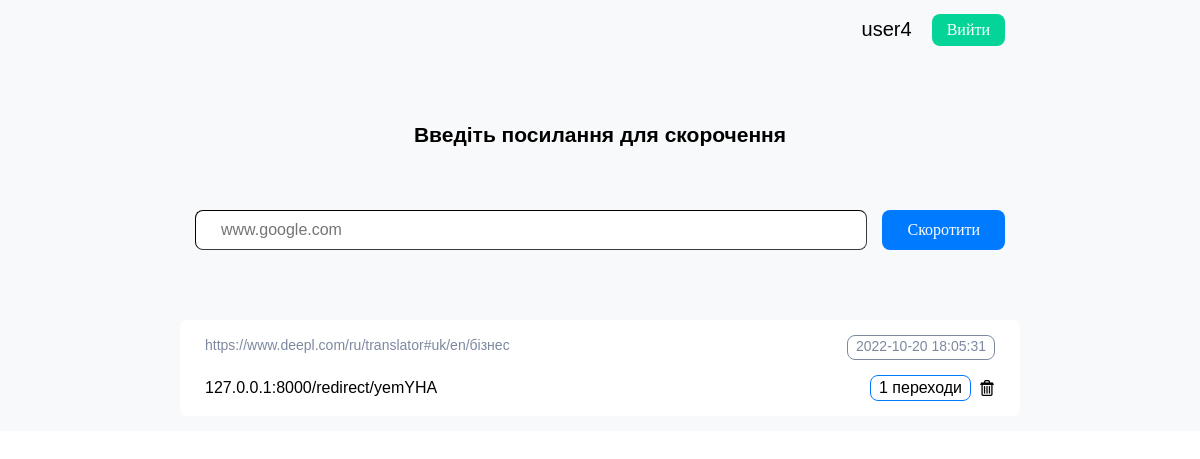
The app's page / (signed in) with its own data.
### urlshorded/models.py (models this page shows, shortened)
class Links(models.Model):
    main_links = models.TextField(blank=False)
    short_links = models.TextField(blank=False)
    deleted = models.BooleanField(default=False)
    owner_id = models.ForeignKey(User, on_delete=models.CASCADE, null=True)
    owner_ip = models.ForeignKey('Guests', on_delete=models.CASCADE, null=True)
    def get_user_data(self, id_user: int):
        list_items = Links.objects.raw(
            f'SELECT *, (SELECT  count(id_links_id) FROM  urlshorded_clicktolinks WHERE id_links_id=urlshorded_links.id GROUP BY (id_links_id))  as cliks, (SELECT time_visit FROM urlshorded_clicktolinks WHERE id_links_id=urlshorded_links.id ORDER BY time_visit DESC LIMIT 1) as time_visit  FROM urlshorded_links WHERE (owner_id_id={id_user} AND  deleted=False) ORDER BY id DESC'
        )
        return list_items

### urlshorded/views.py (the view)
# urls.py: path('', homepage, name='home'),
def homepage(request):
    if handler_post_request_in_url_form(request) is not None:
        return redirect('home')
    return render(request=request,
                  template_name='urlshorded/index.html',
                  context=get_context_for_homepage(request))

### urlshorded/forms.py
class GetUrlForm(forms.Form):
    main_links = forms.CharField(label='', widget=forms.TextInput(attrs={'class': 'form_for_ulr',
                                                                         'placeholder': "www.google.com",
                                                                         }))

### urlshorded/other.py (called while the page is built)
def get_client_ip(request) -> str:
    x_forwarded_for = request.META.get('HTTP_X_FORWARDED_FOR')
    if x_forwarded_for:
        ip = x_forwarded_for.split(',')[0]
    else:
        ip = request.META.get('REMOTE_ADDR')
    return ip

def get_items_list(request):
    listcon = Links()
    guestcon = Guests()
    guest_ip = get_client_ip(request)
    if request.user.is_authenticated:
        return listcon.get_user_data(request.user.id)
    else:
        if guestcon.find_guest(guest_ip):
            return listcon.get_guest_data(guest_ip)
        else:
            guestcon.add_new_guest(guest_ip)

def handler_post_request_in_url_form(request):
    if request.method == 'POST':
        form = GetUrlForm(request.POST)
        if form.is_valid():
            add_new_url(request, form.cleaned_data['main_links'],)
            return True

def get_context_for_homepage(request) -> dict:
    return {
        'list_items': get_items_list(request),
        'form': GetUrlForm(),
    }

### urlshorded/templates/urlshorded/index.html (shortened to what this page needs)
{% load static %}
<!DOCTYPE html>
<html>
<head>
	<link rel="stylesheet" type="text/css" href="{% static 'urlshorded/css/style.css' %}">
</head>
<body>
<div class="main_page">
	<div class="conteiner">
		<div class="head">
			<div class="userbar" style="display:flex;">
				{% if request.user.is_authenticated %}
					<p style=" margin-right: 20px; font-size: 20px; font-family: ubuntu, sans-serif;">
						{{user.username}}
					</p>
					<a href="{% url 'logout'%}">
						<input type="submit" name="logout" value="Вийти" class="log_in">
					</a>
				{% endif%}
			</div>
		</div>
		<div class="enter_link">
			<div class="main_title">
				<p>Введіть посилання для скорочення</p>
			</div>
			<div class="form_conteiner">
				<form class="fblock" action="{% url 'home' %}" method="post" >
					{{ form }}
					<input type="submit" name="shorten_link" value="Скоротити" class="shorten">
				</form>
			</div>
		</div>
		<div class="links_conteiner">
			{% for item in list_items %}
				<div class="item_link">
				<div class="block_top">
					<div class="url_main">
						<p>{{item.main_links}}</p>
					</div>
					{% if item.time_visit %}
					<div class="date_info">
			 			<p>{{ item.time_visit|date:"Y-m-d  H:i:s" }}</p>
			 		</div>
					{% endif %}
				</div>
				<div class="block_bottom">
					<div class="sh_link">
						<p>127.0.0.1:8000/redirect/{{item.short_links}}</p>
					</div>
					<div class="stat_and_dell">
						<div class="value_clicks">
							{% if item.cliks > 0 %}
								<p>{{ item.cliks }} переходи </p>
							{% else %}
								<p>0 переходів </p>
							{% endif %}
						</div>
						<div class="del_but">
							<a href="{% url 'del' id_link=item.pk %}">
								<input type="submit" name="del_link" class="dell" value="" >
							</a>
						</div>
					</div>
				</div>
			</div>
			{% endfor%}
		</div>
	</div>
</div>
</body>
</html>

### urlshorded/static/urlshorded/css/style.css (style rules this page uses)
*, *::before, *::after { box-sizing: border-box; }
body, h1, h2, h3, h4, p, ul[class], ol[class], li, figure, figcaption, blockquote, dl, dd { margin: 0; }
body { min-height: 100vh; scroll-behavior: smooth; text-rendering: optimizeSpeed; line-height: 1.5; }
a:not([class]) { text-decoration-skip-ink: auto; }
input, button, textarea, select { font: inherit; }
.main_page { width: 100%; display: flex; justify-content: center; background-color: #f8f9fa ; }
.conteiner { width: 70%; background-color: ; }
.head { width: 100%; height: 60px; display: flex; justify-content: right; align-items: center; border-radius: 4px; position: sticky; top: 0; }
.log_in { height: 32px; color: #fff; background-color: rgb(4, 212, 152); border-radius: 8px; border: none; margin-right: 15px; padding-left: 15px; padding-right: 15px; }
.enter_link { display: flex; flex-direction: column; }
.form_conteiner { display: flex; flex-direction: row; width: 100%; height: 60px; justify-content: center; }
.fblock { width:100%; display: flex; }
.form_for_ulr { height: 40px; border-radius: 8px; margin-right: 15px; margin-left: 15px; flex-basis: 90%; box-shadow: none; border-color: rgb(59, 59, 59); border-width: 0.5px; padding-left: 25px; font-size: 16px; font-family: ubuntu, sans-serif; }
.shorten { height: 40px; padding-left: 25px; padding-right: 25px; border-radius: 8px; background-color: #007bff; color: #fff; border: none; margin-right: 15px; }
.main_title { width: 100%; height: 150px; display: flex; justify-content: center; align-items: center; font-size: 21px; font-family: ubuntu, sans-serif; font-weight: 600; }
.links_conteiner { margin-top: 50px; width: 100%; display: flex; flex-direction: column; }
.item_link { background-color: #fff; font-family: ubuntu, sans-serif; display: flex; flex-direction: column; padding-left: 25px; padding-right: 25px; padding-bottom: 15px; padding-top: 15px; border-radius: 8px; margin-bottom: 15px; }
.block_top { width: 100%; display: flex; flex-direction: row; justify-content: space-between; }
.block_top p { font-size: 14px; color: #7e889f; height: 23px; }
.date_info { border: 1px solid; border-radius: 8px; border-color: #7e889f; padding-left: 8px; padding-right: 8px; }
.url_main { width:70%; text-overflow: ellipsis; overflow:hidden; }
.block_bottom { width: 100%; margin-top: 15px; display: flex; flex-direction: row; justify-content: space-between; align-items: center; }
.stat_and_dell { display: flex; flex-direction: row; align-items: center; }
.value_clicks { border: 1px solid; border-radius: 8px; border-color: #007bff; padding-left: 8px; padding-right: 8px; }
.del_but { width: 16px; height: 16px; margin-left: 8px; }
.dell { background-color: #fff; background-image: url("/static/urlshorded/images/dell.png/"); background-repeat : no-repeat; border: none; width: 100%; height: 100%; }

### records on screen
Links: main_links "https://www.deepl.com/ru/translator#uk/en/бізнес", time_visit "2022-10-20 18:05:31", short_links "yemYHA", cliks "1"

### other values on screen
{{ user.username }} "user4"
